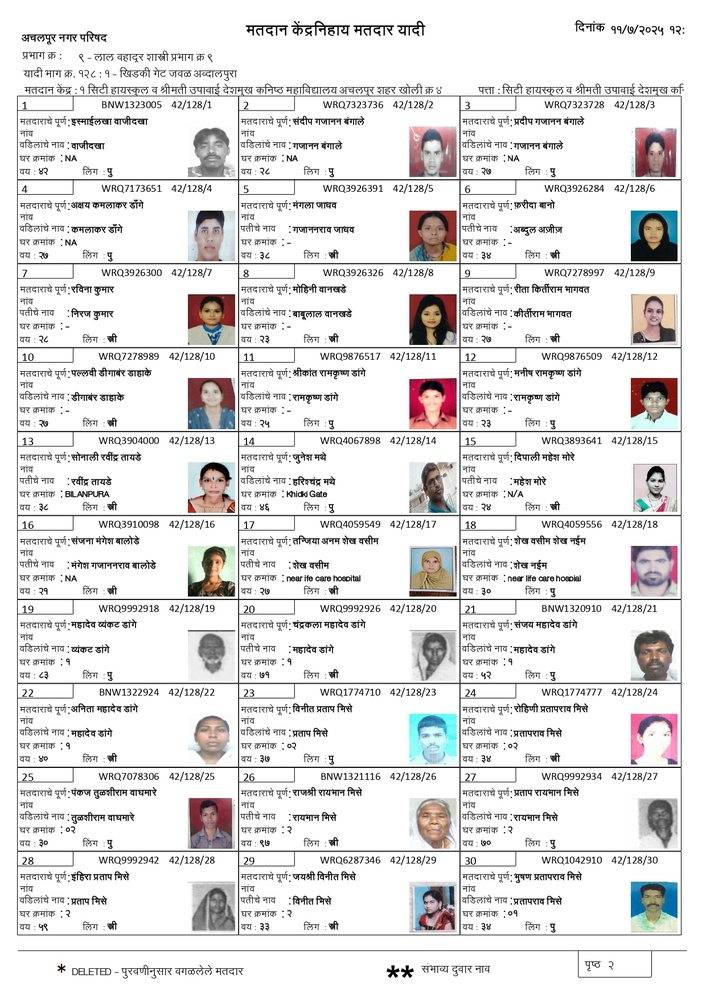
#> input picture blocks/img.jpg, 706 x 999 px, shrunk from 1240 x 1755 before the run, found by its file name
$ jupyter execute imageProcessingPipeline.ipynb
#> lines starting #> are read from the running program, lines starting #| are printed output that depends on the picture; after the words box and inside, x2 and y2 are one past the last pixel; in counts of white or black regions, pixels touching at a corner belong together
[cell 1]
import cv2
import numpy as np

[cell 2]
img = cv2.imread("img.jpg")
#> img is the input picture: shape (999, 706, 3); mean B, G, R 226.3, 226.3, 227.6
orig = img.copy()

gray = cv2.cvtColor(img, cv2.COLOR_BGR2GRAY)

bw = cv2.adaptiveThreshold(
    gray, 255,
    cv2.ADAPTIVE_THRESH_MEAN_C,
    cv2.THRESH_BINARY_INV,
    25, 10
)
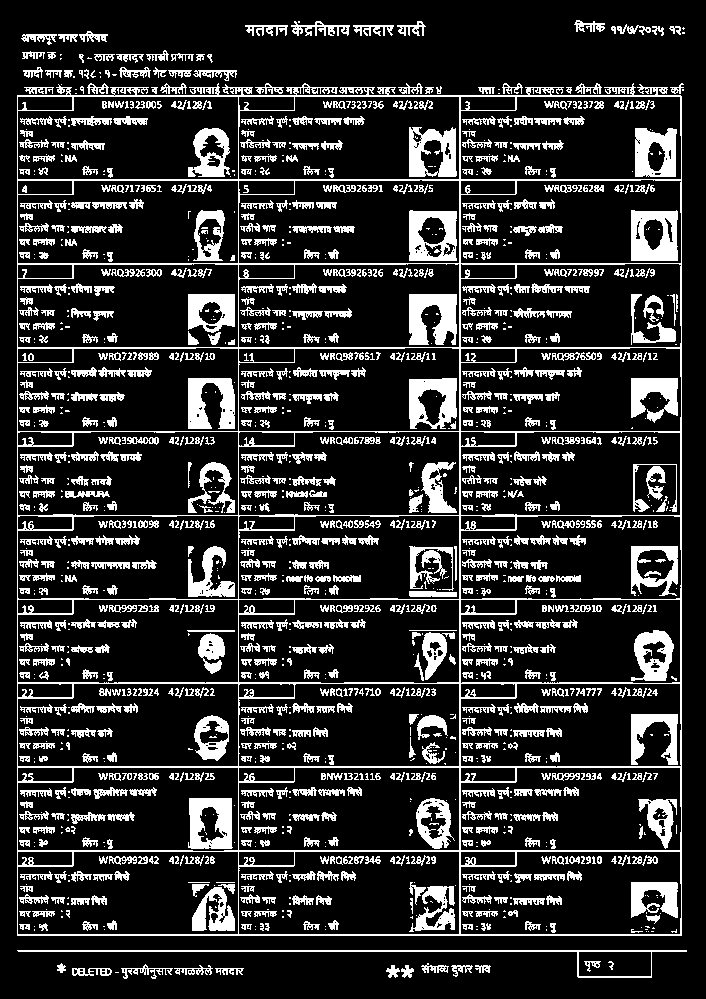
#> bw: shape (999, 706); 17.8% white; 1502 white regions (587 under 20 px), largest, box (x1, y1, x2, y2) and area: (17, 83, 682, 936) 23611, (409, 294, 457, 345) 1826, (631, 210, 678, 261) 1785

[cell 3]
h, w = bw.shape
#> h = 999; w = 706

h_kernel = cv2.getStructuringElement(
    cv2.MORPH_RECT, (w // 15, 1)
)

horizontal = cv2.morphologyEx(bw, cv2.MORPH_OPEN, h_kernel)
#> horizontal: shape (999, 706); 3% white in thin lines or dots

[cell 4]
num_labels, labels, stats, _ = cv2.connectedComponentsWithStats(
    horizontal, connectivity=8
)
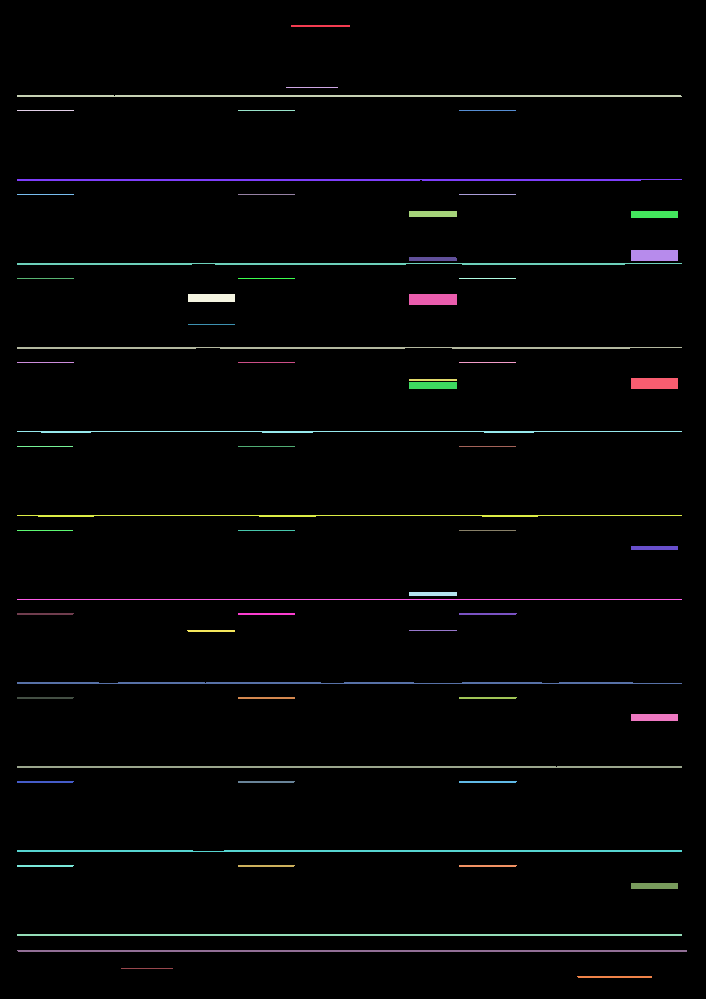
#> labels: shape (999, 706) int32; 63 distinct labels, from 0 to 62; one colour per label, 0 black
#> num_labels = 63; stats = 63 rows, first 6: [0, 0, 706, 999, 684373], [291, 25, 59, 2, 118], [286, 87, 52, 1, 52], [17, 95, 665, 2, 1328], [17, 110, 57, 1, 57], [238, 110, 57, 1, 57]

clean_horizontal = np.zeros_like(horizontal)

for i in range(1, num_labels):
    length = stats[i, cv2.CC_STAT_WIDTH]
    area = stats[i, cv2.CC_STAT_AREA]

    if length > w * 0.6 and area > 500:
        clean_horizontal[labels == i] = 255
#> this loop made 62 passes
#> (length, area) on passes 1 to 12: (59, 118), (52, 52), (665, 1328), (57, 57), (57, 57), (57, 57), (665, 1287), (57, 57), (57, 57), (57, 57), (48, 288), (47, 329)
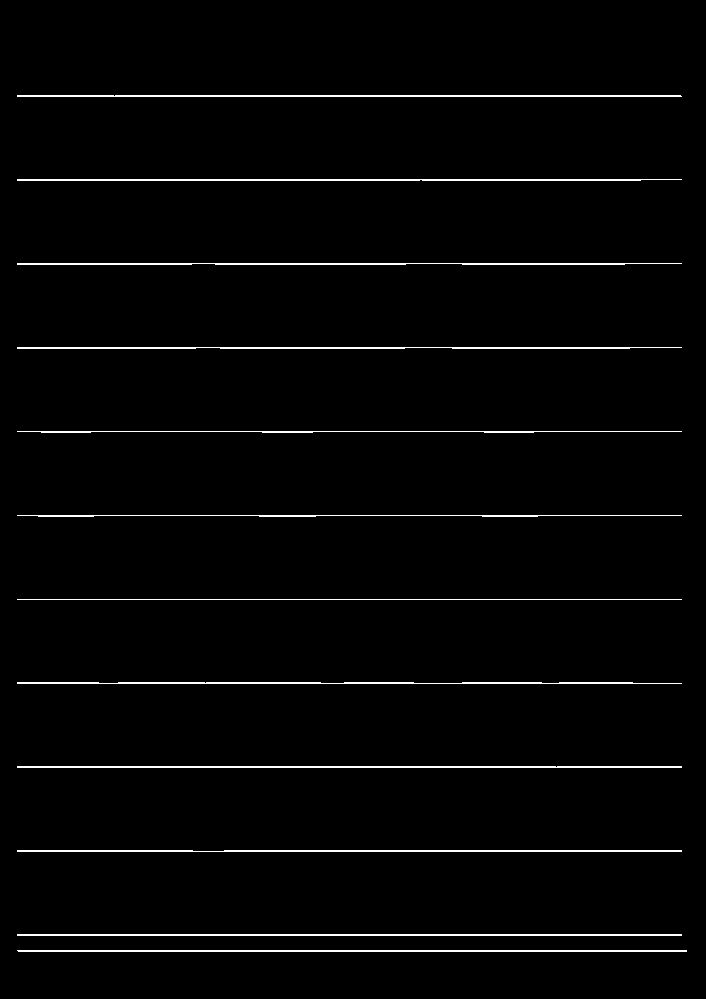
#> clean_horizontal: shape (999, 706); 2% white in thin lines or dots, all inside (x1, y1, x2, y2) = (17, 95, 687, 952)
v_kernel = cv2.getStructuringElement(
    cv2.MORPH_RECT, (1, h // 20)
)
#> v_kernel = 49 values from 1 to 1

vertical = cv2.morphologyEx(bw, cv2.MORPH_OPEN, v_kernel)
#> vertical: shape (999, 706); 1.3% white; 30 white regions, largest, box (x1, y1, x2, y2) and area: (459, 95, 461, 936) 1682, (680, 96, 682, 936) 1221, (17, 95, 18, 936) 841
num_labels, labels, stats, _ = cv2.connectedComponentsWithStats(
    vertical, connectivity=8
)
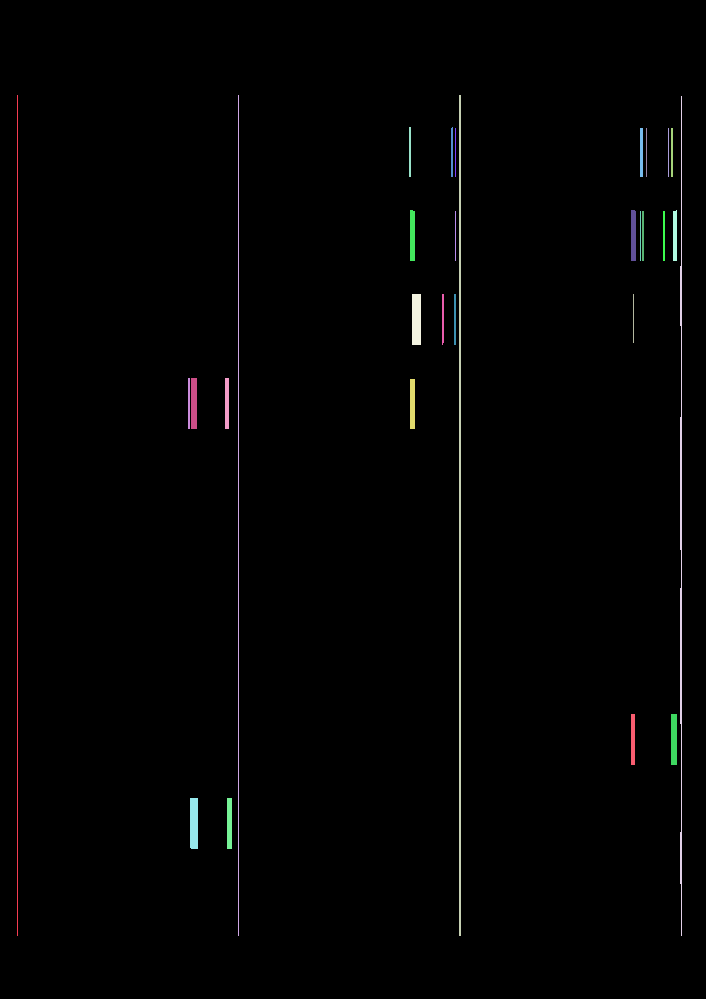
#> labels: shape (999, 706) int32; 31 distinct labels, from 0 to 30; one colour per label, 0 black
#> num_labels = 31; stats = 31 rows, first 6: [0, 0, 706, 999, 696366], [17, 95, 1, 841, 841], [238, 95, 1, 841, 841], [459, 95, 2, 841, 1682], [680, 96, 2, 840, 1221], [409, 127, 2, 50, 100]

clean_vertical = np.zeros_like(vertical)

for i in range(1, num_labels):
    height = stats[i, cv2.CC_STAT_HEIGHT]
    area = stats[i, cv2.CC_STAT_AREA]

    if height > h * 0.6 and area > 500:
        clean_vertical[labels == i] = 255
#> this loop made 30 passes
#> (height, area) on passes 1 to 12: (841, 841), (841, 841), (841, 1682), (840, 1221), (50, 100), (50, 99), (49, 49), (49, 147), (49, 49), (49, 49), (49, 98), (51, 253)
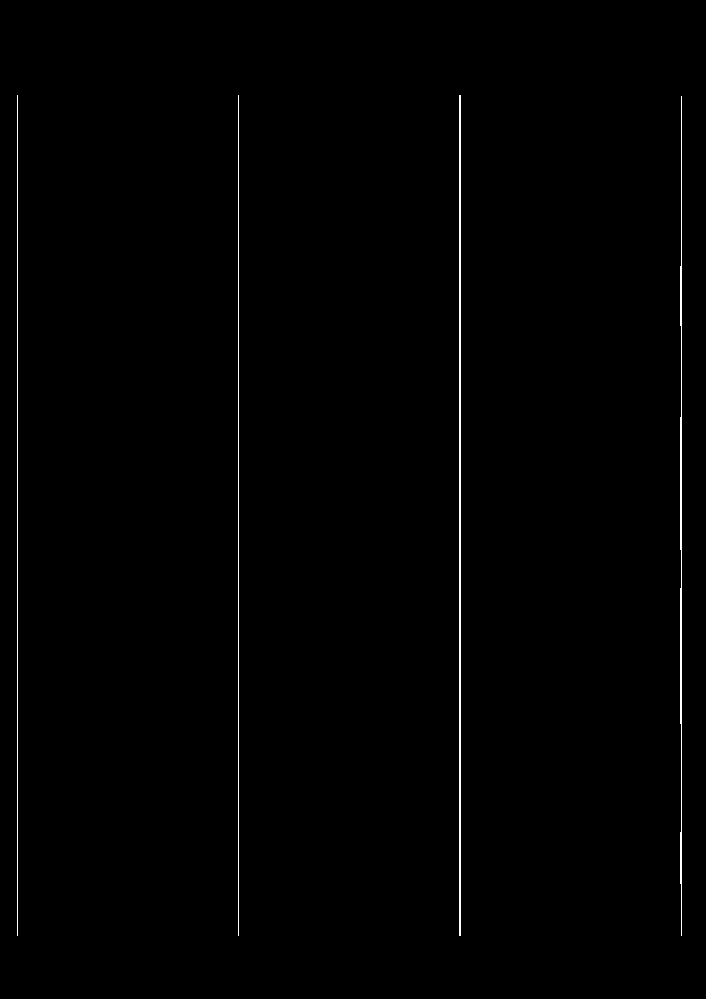
#> clean_vertical: shape (999, 706); 0.65% white in thin lines or dots, all inside (x1, y1, x2, y2) = (17, 95, 682, 936)

[cell 5]
grid = cv2.add(clean_horizontal, clean_vertical)
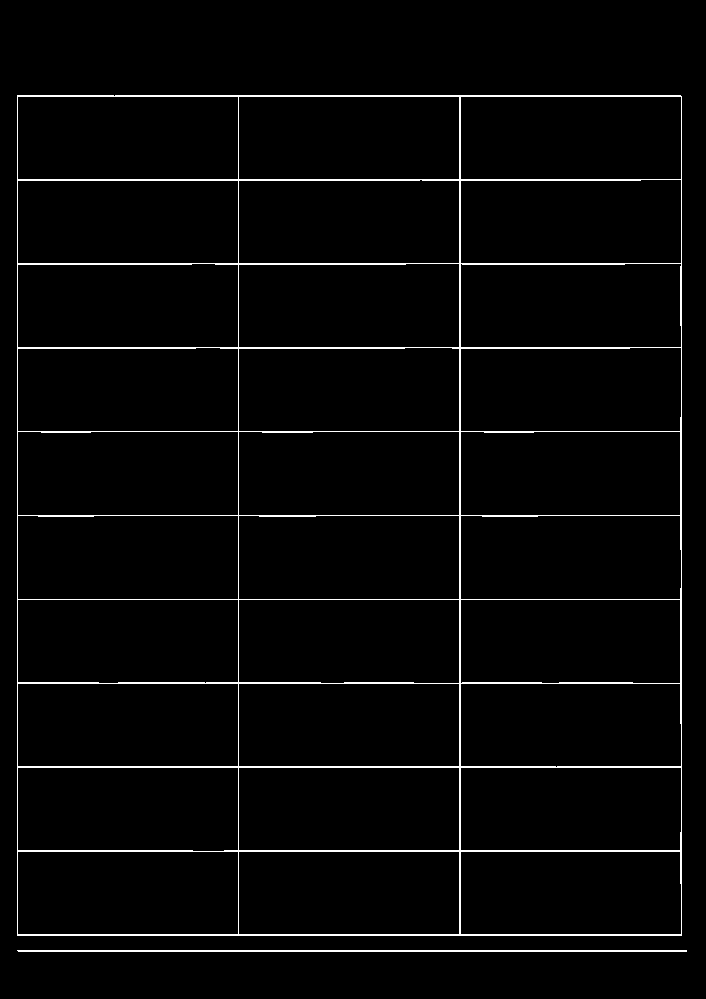
#> grid: shape (999, 706); 2.6% white in thin lines or dots, all inside (x1, y1, x2, y2) = (17, 95, 687, 952)
